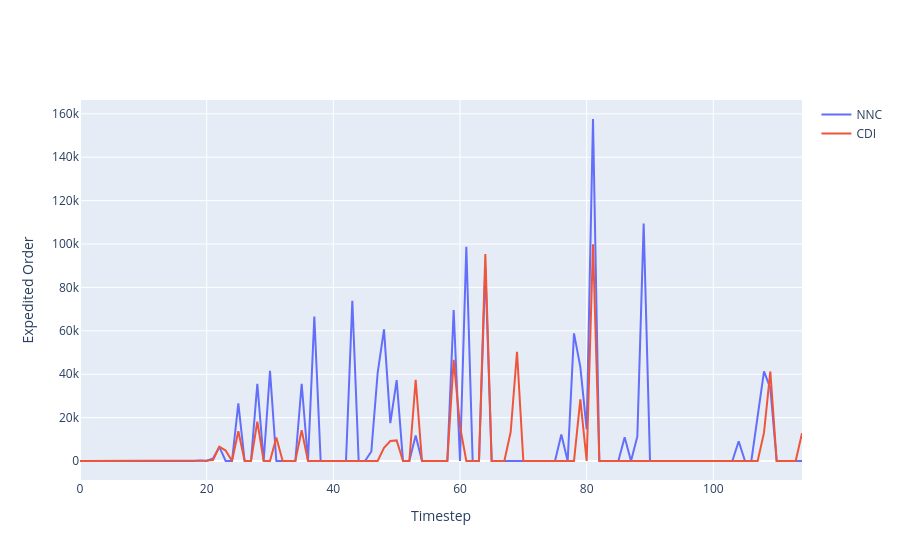

Source (notebook cell):
### Code cell
a = go.Scatter(y=[x.item() for x in nn_qe[1:]], name='NNC')
b = go.Scatter(y=cdi_qe, name='CDI')
fig = go.Figure([a,b])
fig.layout.xaxis.title = 'Timestep'
fig.layout.yaxis.title = 'Expedited Order'
fig

### Figure 1 — Plotly figure (JSON) as saved in the notebook; plotly's stock layout.template omitted (floating-point values rounded to 4 significant figures)
{"data": [{"name": "NNC", "type": "scatter", "y": [15, 1, 0, 0, 0, 0, 0, 0, 0, 0, 0, 0, 0, 0, 0, 0, 0, 0, 0, 183, 6, 1209, 6489, 0, 0, 26570, 0, 0, 35529, 0, 41591, 0, 0, 0, 0, 35617, 0, 66633, 0, 0, 0, 0, 0, 73873, 0, 0, 4411, 40567, 60647, 17458, 37300, 0, 0, 11733, 0, 0, 0, 0, 0, 69588, 0, 98715, 0, 0, 89362, 0, 0, 0, 0, 0, 0, 0, 0, 0, 0, 0, 12252, 0, 58840, 43403, 14614, 157617, 0, 0, 0, 0, 10997, 0, 11289, 109458, 0, 0, 0, 0, 0, 0, 0, 0, 0, 0, 0, 0, 0, 0, 9074, 0, 0, 21429, 41297, 33616, 0, 0, 0, 0, 0]}, {"name": "CDI", "type": "scatter", "y": [0, 0, 0, 0, 0, 0, 0, 0, 0, 0, 0, 0, 0, 0, 0, 0, 0, 0, 0, 320, 191, 471, 6580, 4828, 0, 13679, 0, 0, 18177, 0, 0, 10783, 0, 0, 0, 14236, 0, 0, 0, 0, 0, 0, 0, 0, 0, 0, 0, 0, 6050, 9231, 9487, 0, 0, 37465, 0, 0, 0, 0, 0, 46603, 15985, 0, 0, 0, 95413, 0, 0, 0, 13372, 50334, 0, 0, 0, 0, 0, 0, 0, 0, 0, 28439, 0, 99910, 0, 0, 0, 0, 0, 0, 0, 0, 0, 0, 0, 0, 0, 0, 0, 0, 0, 0, 0, 0, 0, 0, 0, 0, 0, 0, 13042, 41263, 0, 0, 0, 0, 12847]}], "layout": {"xaxis": {"title": {"text": "Timestep"}}, "yaxis": {"title": {"text": "Expedited Order"}}}}
